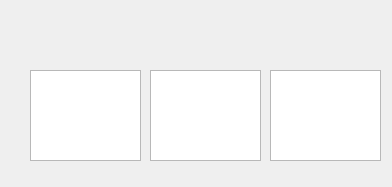
<?xml version="1.0" encoding="UTF-8"?>
<ui version="4.0">
 <class>heater</class>
 <widget class="QWidget" name="heater">
  <property name="geometry">
   <rect>
    <x>0</x>
    <y>0</y>
    <width>392</width>
    <height>187</height>
   </rect>
  </property>
  <property name="windowTitle">
   <string>Form</string>
  </property>
  <widget class="QTextBrowser" name="textBrowserKitchen">
   <property name="geometry">
    <rect>
     <x>30</x>
     <y>70</y>
     <width>111</width>
     <height>91</height>
    </rect>
   </property>
  </widget>
  <widget class="QTextBrowser" name="textBrowserLiving">
   <property name="geometry">
    <rect>
     <x>150</x>
     <y>70</y>
     <width>111</width>
     <height>91</height>
    </rect>
   </property>
  </widget>
  <widget class="QTextBrowser" name="textBrowserOffice">
   <property name="geometry">
    <rect>
     <x>270</x>
     <y>70</y>
     <width>111</width>
     <height>91</height>
    </rect>
   </property>
  </widget>
 </widget>
 <resources/>
 <connections/>
</ui>
